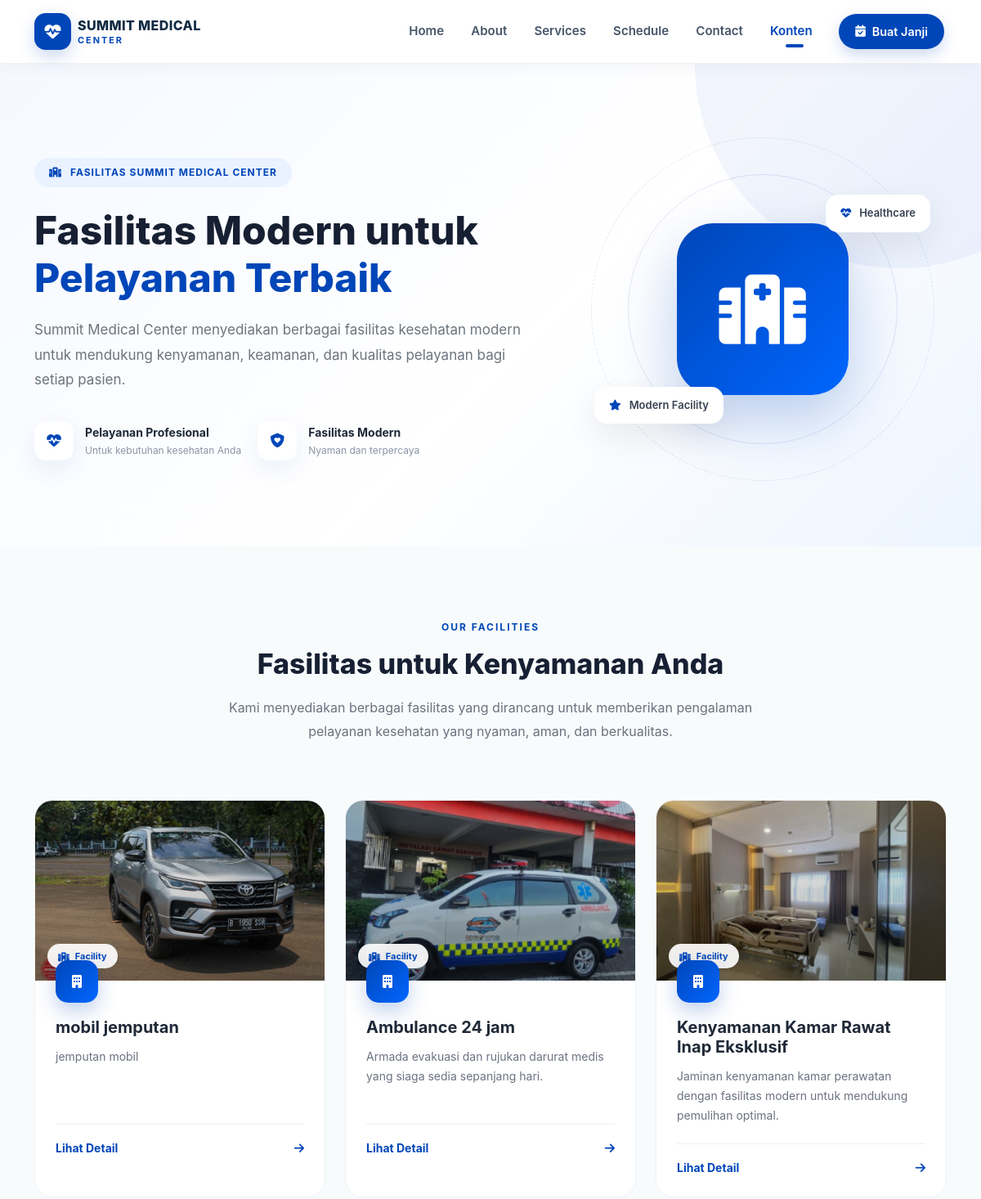
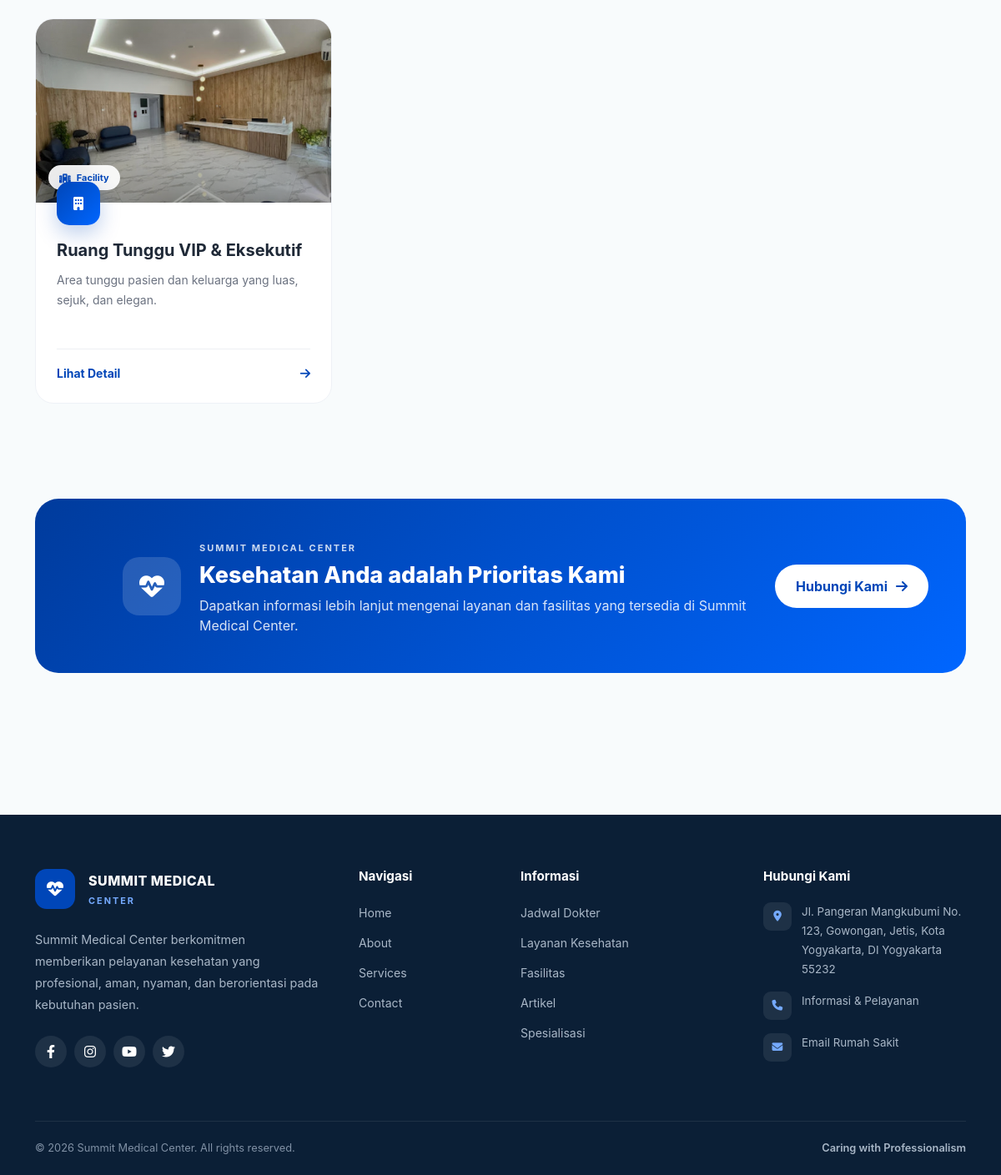
The app's page /index.php/facilities with its own data (2 pictures, top to bottom).
### tables this page shows
CREATE TABLE `facilities` (
  `id` int(10) UNSIGNED NOT NULL,
  `name` varchar(150) NOT NULL,
  `slug` varchar(180) NOT NULL,
  `image` varchar(255) DEFAULT NULL,
  `short_description` varchar(255) DEFAULT NULL,
  `description` text DEFAULT NULL,
  `status` tinyint(1) NOT NULL DEFAULT 1,
  `created_at` datetime NOT NULL DEFAULT current_timestamp(),
  `updated_at` datetime DEFAULT NULL ON UPDATE current_timestamp()
);

### application/controllers/Facilities.php (called while the page is built, shortened)
<?php
class Facilities extends CI_Controller
{
    public function __construct()
    {
        $this->load->model('Facility_model');
        $this->load->library('session');
        $this->load->library('form_validation');
        $this->load->helper('url');
        $this->load->helper('text');
    }
    public function index()
    {
        $data['title'] = 'Fasilitas Kami';
        $data['facilities'] = $this->Facility_model->getAll();
        $this->load->view('templates/header', $data);
        $this->load->view('templates/navbar');
        $this->load->view('facilities/index', $data);
        $this->load->view('templates/footer');
    }
}

### index.php (called while the page is built, shortened)
<?php
require_once BASEPATH.'core/CodeIgniter.php';

### application/models/Facility_model.php (called while the page is built, shortened)
<?php
class Facility_model extends CI_Model
{
    private $table = 'facilities';
    public function getAll()
    {
        return $this->db->get($this->table)->result();
    }
}

### application/views/facilities/index.php (the view, shortened to what this page needs)
<link rel="stylesheet" href="<?= base_url('assets/css/facilities.css'); ?>">
<div class="facilities-page">
    <section class="facilities-hero">
        <div class="container">
            <div class="row align-items-center">
                <div class="col-lg-7">
                    <div class="facilities-hero-content">
                        <span class="facilities-eyebrow">
                            <i class="fas fa-hospital"></i>
                            FASILITAS SUMMIT MEDICAL CENTER
                        </span>
                        <h1>
                            Fasilitas Modern untuk
                            <span>Pelayanan Terbaik</span>
                        </h1>
                        <p>
                            Summit Medical Center menyediakan berbagai fasilitas
                            kesehatan modern untuk mendukung kenyamanan, keamanan,
                            dan kualitas pelayanan bagi setiap pasien.
                        </p>
                        <div class="facilities-hero-info">
                            <div class="hero-info-item">
                                <div class="hero-info-icon">
                                    <i class="fas fa-heart-pulse"></i>
                                </div>
                                <div>
                                    <strong>Pelayanan Profesional</strong>
                                    <span>Untuk kebutuhan kesehatan Anda</span>
                                </div>
                            </div>
                            <div class="hero-info-item">
                                <div class="hero-info-icon">
                                    <i class="fas fa-shield-heart"></i>
                                </div>
                                <div>
                                    <strong>Fasilitas Modern</strong>
                                    <span>Nyaman dan terpercaya</span>
                                </div>
                            </div>
                        </div>
                    </div>
                </div>
                <div class="col-lg-5">
                    <div class="facilities-hero-visual">
                        <div class="facility-hero-circle circle-one"></div>
                        <div class="facility-hero-circle circle-two"></div>
                        <div class="facility-main-icon">
                            <i class="fas fa-hospital"></i>
                        </div>
                        <div class="floating-medical-card card-one">
                            <i class="fas fa-heartbeat"></i>
                            <span>
                                Healthcare
                            </span>
                        </div>
                        <div class="floating-medical-card card-two">
                            <i class="fas fa-star"></i>
                            <span>
                                Modern Facility
                            </span>
                        </div>
                    </div>
                </div>
            </div>
        </div>
    </section>
    <section class="facilities-intro">
        <div class="container">
            <div class="facilities-section-heading text-center">
                <span>
                    OUR FACILITIES
                </span>
                <h2>
                    Fasilitas untuk Kenyamanan Anda
                </h2>
                <p>
                    Kami menyediakan berbagai fasilitas yang dirancang untuk
                    memberikan pengalaman pelayanan kesehatan yang nyaman,
                    aman, dan berkualitas.
                </p>
            </div>
        </div>
    </section>
    <section class="facilities-list">
        <div class="container">
            <?php if (!empty($facilities)) : ?>
                <div class="row">
                    <?php
                        $delay = 0.2;
                        foreach ($facilities as $f) :
                    ?>
                        <?php if ($f->status == 1) : ?>
                            <div class="col-lg-4 col-md-6 mb-4 facility-aos" style="animation-delay: <?= $delay; ?>s;">
                                <div class="facility-card">
                                    <div class="facility-image">
                                        <?php if (!empty($f->image)) : ?>
                                            <img
                                                src="<?= base_url('uploads/facilities/' . $f->image); ?>"
                                                alt="<?= htmlspecialchars($f->name); ?>"
                                            >
                                        <?php endif; ?>
                                        <div class="facility-image-overlay"></div>
                                        <div class="facility-badge">
                                            <i class="fas fa-hospital"></i>
                                            <span>
                                                Facility
                                            </span>
                                        </div>
                                    </div>
                                    <div class="facility-content">
                                        <div class="facility-icon">
                                            <i class="fas fa-building"></i>
                                        </div>
                                        <h3>
                                            <?= htmlspecialchars($f->name); ?>
                                        </h3>
                                        <p>
                                            <?= htmlspecialchars($f->short_description ?? ''); ?>
                                        </p>
                                        <a
                                            href="<?= base_url('facilities/detail/' . $f->slug); ?>"
                                            class="facility-button"
                                        >
                                            <span>
                                                Lihat Detail
                                            </span>
                                            <i class="fas fa-arrow-right"></i>
                                        </a>
                                    </div>
                                </div>
                            </div>
                            <?php $delay += 0.15;  ?>
                        <?php endif; ?>
                    <?php endforeach; ?>
                </div>
            <?php endif; ?>
        </div>
    </section>
    <section class="facilities-cta">
        <div class="container">
            <div class="facilities-cta-box">
                <div class="cta-content">
                    <div class="cta-icon">
                        <i class="fas fa-heart-pulse"></i>
                    </div>
                    <div>
                        <span>
                            SUMMIT MEDICAL CENTER
                        </span>
                        <h2>
                            Kesehatan Anda adalah Prioritas Kami
                        </h2>
                        <p>
                            Dapatkan informasi lebih lanjut mengenai layanan
                            dan fasilitas yang tersedia di Summit Medical Center.
                        </p>
                    </div>
                </div>
                <a
                    href="<?= base_url('contact'); ?>"
                    class="cta-button"
                >
                    Hubungi Kami
                    <i class="fas fa-arrow-right"></i>
                </a>
            </div>
        </div>
    </section>
</div>

### records on screen
facilities: image (picture), name "mobil jemputan", short_description "jemputan mobil"
facilities: image (picture), name "Ambulance 24 jam", short_description "Armada evakuasi dan rujukan darurat medis yang siaga sedia sepanjang hari."
facilities: image (picture), name "Kenyamanan Kamar Rawat Inap Eksklusif", short_description "Jaminan kenyamanan kamar perawatan dengan fasilitas modern untuk mendukung pemulihan optimal."
facilities: image (picture), name "Ruang Tunggu VIP & Eksekutif", short_description "Area tunggu pasien dan keluarga yang luas, sejuk, dan elegan."
